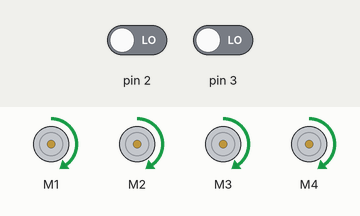
Recording of a sketch running on a simulated Arduino Uno, built with avr-gcc and run on an emulated ATmega328P. Shown: 4 × DC motor (green arrow = forward, orange = backward, longer = faster). The inputs (shaded band) are chosen by the test bench; at power-on: pin 2 LOW, pin 3 LOW. What the sketch prints to the serial monitor is not drawn.

Above: at 0.1 s.
Timing chart, 0 to 1.6 s (numbered marks = the images above):
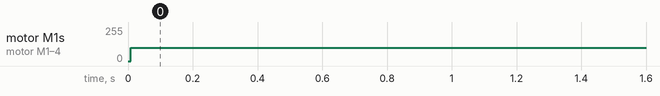

The sketch:

adafruit_motor_shield.ino
```cpp
#include<Wire.h>
#include<Arduino.h>
#include <Adafruit_MotorShield.h>
volatile int encoder[] = {0, 0, 0, 0};
Adafruit_MotorShield AFMS = Adafruit_MotorShield();
Adafruit_DCMotor *motor1 = AFMS.getMotor(1);
Adafruit_DCMotor *motor2 = AFMS.getMotor(2);
Adafruit_DCMotor *motor3 = AFMS.getMotor(3);
Adafruit_DCMotor *motor4 = AFMS.getMotor(4);
void setup()
{
  Serial.begin(9600);
  Serial.println("Adafruit Motorshield v2 - DC Motor test!");
  if (!AFMS.begin())
  {
    Serial.println("Could not find Motor Shield. Check wiring.");
    while (1);
  }
  Serial.println("Motor Shield found.");
  attachInterrupt(digitalPinToInterrupt(2), update1, RISING);
  attachInterrupt(digitalPinToInterrupt(3), update2, RISING);
  attachInterrupt(digitalPinToInterrupt(18), update3, RISING);
  attachInterrupt(digitalPinToInterrupt(19), update4, RISING);
  motor1->setSpeed(100);
  motor1->run(FORWARD);
  motor2->setSpeed(100);
  motor2->run(FORWARD);
  motor3->setSpeed(100);
  motor3->run(FORWARD);
  motor4->setSpeed(100);
  motor4->run(FORWARD);
}
void loop()
{
  Serial.print(encoder[0]);
  Serial.print("\t");
  Serial.print(encoder[1]);
  Serial.print("\t");
  Serial.print(encoder[2]);
  Serial.print("\t");
  Serial.println(encoder[3]);
}
void update1()
{
  encoder[0] += 1;
}
void update2()
{
  encoder[1] += 1;
}
void update3()
{
  encoder[2] += 1;
}
void update4()
{
  encoder[3] += 1;
}
```

Measured:
- by itself, motor M1–4: stopped → forward 100/255 at 0.01 s
